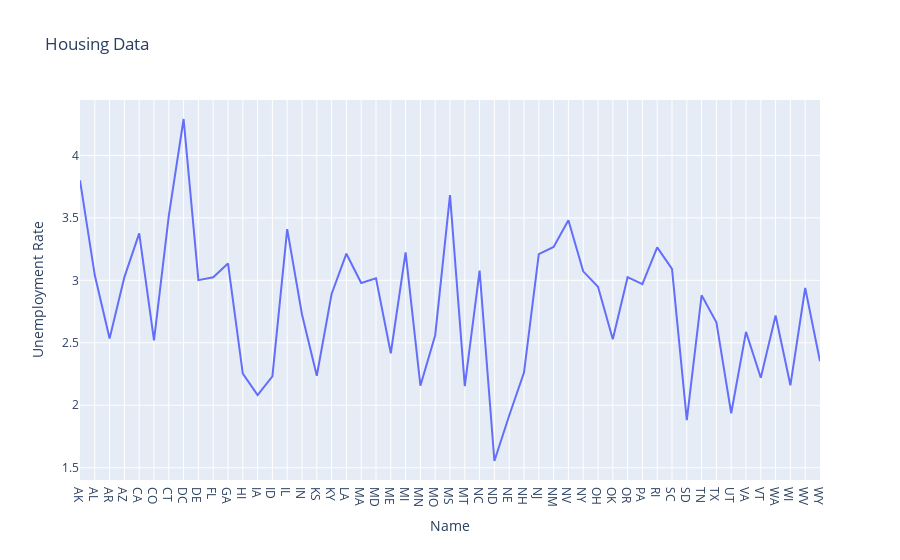

Here is the notebook cell this chart was saved with:
### Code cell
fig = px.line(df, x = 'Name', y = 'Unemployment Rate', title='Housing Data')
fig.show()

### Figure 1 — Plotly figure (JSON) as saved in the notebook; plotly's stock layout.template omitted (floating-point values rounded to 4 significant figures)
{"data": [{"hovertemplate": "Name=%{x}<br>Unemployment Rate=%{y}<extra></extra>", "legendgroup": "", "line": {"color": "#636efa", "dash": "solid"}, "mode": "lines", "name": "", "orientation": "v", "showlegend": false, "type": "scatter", "x": ["AK", "AL", "AR", "AZ", "CA", "CO", "CT", "DC", "DE", "FL", "GA", "HI", "IA", "ID", "IL", "IN", "KS", "KY", "LA", "MA", "MD", "ME", "MI", "MN", "MO", "MS", "MT", "NC", "ND", "NE", "NH", "NJ", "NM", "NV", "NY", "OH", "OK", "OR", "PA", "RI", "SC", "SD", "TN", "TX", "UT", "VA", "VT", "WA", "WI", "WV", "WY"], "xaxis": "x", "y": [3.8, 3.04, 2.534, 3.026, 3.376, 2.519, 3.516, 4.291, 3.002, 3.024, 3.135, 2.253, 2.082, 2.232, 3.409, 2.726, 2.236, 2.891, 3.213, 2.979, 3.016, 2.416, 3.224, 2.157, 2.561, 3.682, 2.153, 3.078, 1.554, 1.919, 2.262, 3.21, 3.267, 3.481, 3.072, 2.948, 2.529, 3.025, 2.969, 3.263, 3.092, 1.88, 2.88, 2.665, 1.936, 2.587, 2.221, 2.719, 2.16, 2.939, 2.352], "yaxis": "y"}], "layout": {"legend": {"tracegroupgap": 0}, "title": {"text": "Housing Data"}, "xaxis": {"anchor": "y", "domain": [0, 1], "title": {"text": "Name"}}, "yaxis": {"anchor": "x", "domain": [0, 1], "title": {"text": "Unemployment Rate"}}}}
